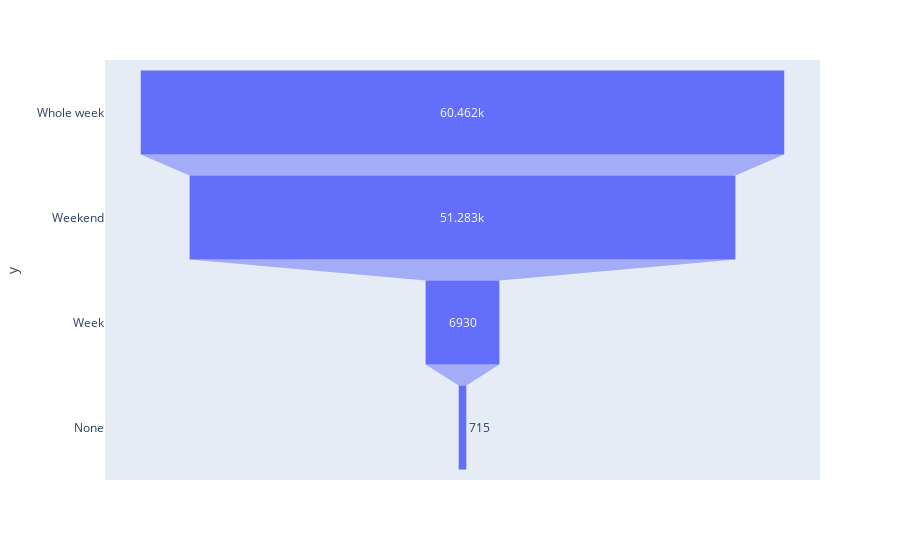

Write notebook code for a chart like this one.
### Code cell
df['stays_category']=stayscategory
fig = px.funnel(x=df.stays_category.value_counts().values, y=df.stays_category.value_counts().index)
fig.show()

### Figure 1 — Plotly figure (JSON) as saved in the notebook; plotly's stock layout.template omitted (floating-point values rounded to 4 significant figures)
{"data": [{"hovertemplate": "x=%{x}<br>y=%{y}<extra></extra>", "legendgroup": "", "marker": {"color": "#636efa"}, "name": "", "orientation": "h", "showlegend": false, "type": "funnel", "x": [60462, 51283, 6930, 715], "xaxis": "x", "y": ["Whole week", "Weekend", "Week", "None"], "yaxis": "y"}], "layout": {"legend": {"tracegroupgap": 0}, "margin": {"t": 60}, "xaxis": {"anchor": "y", "domain": [0, 1], "title": {"text": "x"}}, "yaxis": {"anchor": "x", "domain": [0, 1], "title": {"text": "y"}}}}
